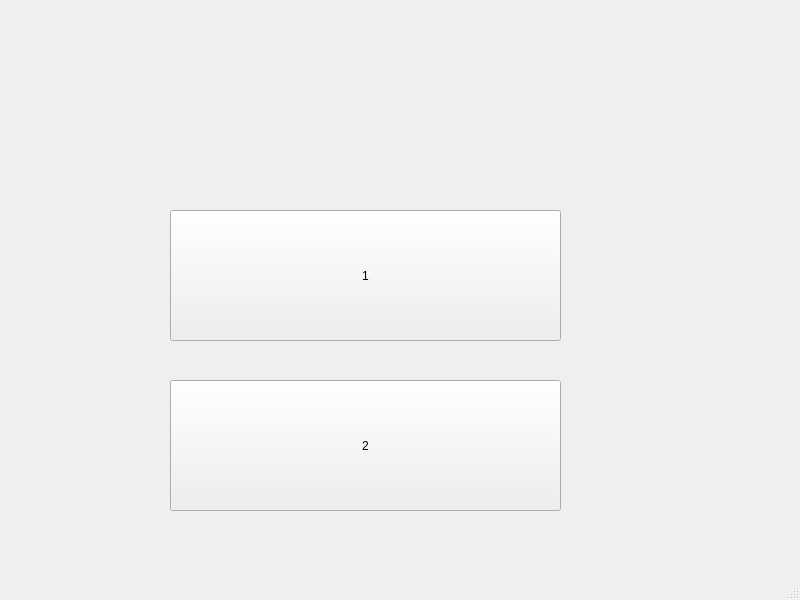
<?xml version="1.0" encoding="UTF-8"?>
<ui version="4.0">
 <class>MainWindow</class>
 <widget class="QMainWindow" name="MainWindow">
  <property name="geometry">
   <rect>
    <x>0</x>
    <y>0</y>
    <width>800</width>
    <height>600</height>
   </rect>
  </property>
  <property name="windowTitle">
   <string>MainWindow</string>
  </property>
  <widget class="QWidget" name="centralwidget">
   <widget class="QPushButton" name="test_60">
    <property name="geometry">
     <rect>
      <x>170</x>
      <y>210</y>
      <width>391</width>
      <height>131</height>
     </rect>
    </property>
    <property name="text">
     <string>1</string>
    </property>
   </widget>
   <widget class="QPushButton" name="pushButton_2">
    <property name="geometry">
     <rect>
      <x>170</x>
      <y>380</y>
      <width>391</width>
      <height>131</height>
     </rect>
    </property>
    <property name="text">
     <string>2</string>
    </property>
   </widget>
  </widget>
  <widget class="QMenuBar" name="menubar">
   <property name="geometry">
    <rect>
     <x>0</x>
     <y>0</y>
     <width>800</width>
     <height>30</height>
    </rect>
   </property>
  </widget>
  <widget class="QStatusBar" name="statusbar"/>
 </widget>
 <resources/>
 <connections/>
</ui>
